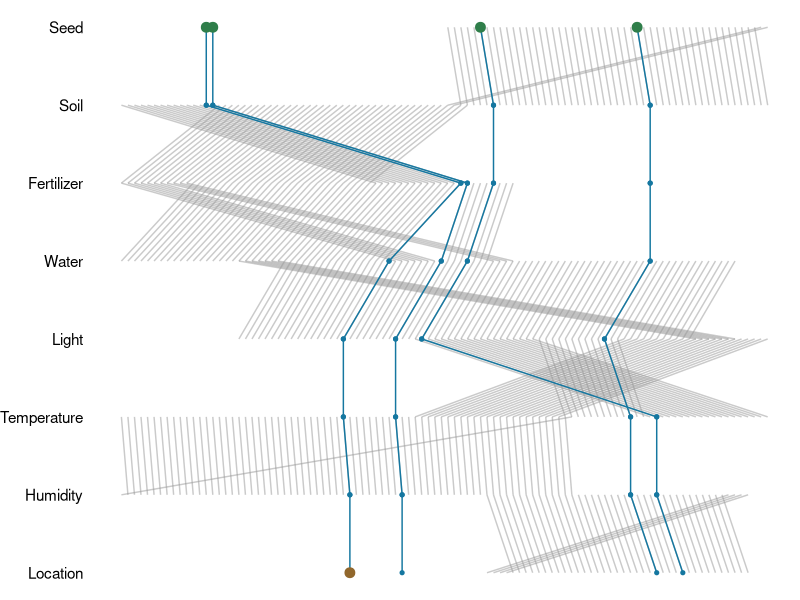
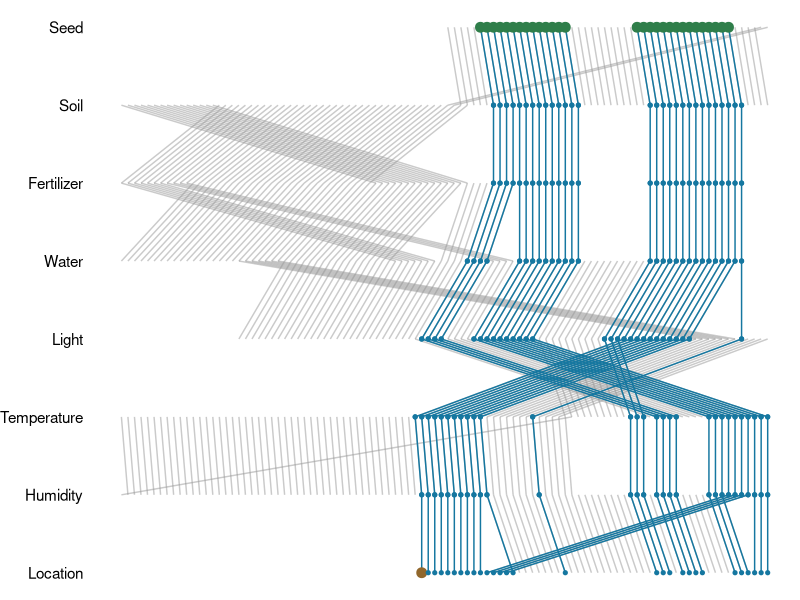

The R source for these figures, in order:
## ---- chunk 1
#| dpi: 216
#| code-fold: true
#| code-summary: "Figure Source"
#| warning: false
library(tidyverse)

#| fig-width: 5
#| fig-height: 4
text <- "seeds: 79 14 55 13

seed-to-soil map:
50 98 2
52 50 48

soil-to-fertilizer map:
0 15 37
37 52 2
39 0 15

fertilizer-to-water map:
49 53 8
0 11 42
42 0 7
57 7 4

water-to-light map:
88 18 7
18 25 70

light-to-temperature map:
45 77 23
81 45 19
68 64 13

temperature-to-humidity map:
0 69 1
1 0 69

humidity-to-location map:
60 56 37
56 93 4"

lines <- str_split_1(text, "\n\n")

seeds <-
  lines[[1]] |>
  str_extract_all("\\d+", simplify = TRUE) |>
  as.numeric()

steps <-
  lines[-1] |>
  map(read_lines) |>
  map(\(.) {
    .[-1] |>
      str_extract_all("\\d+", simplify = TRUE) |>
      as_tibble() |>
      set_names(c("dest_start", "source_start", "range_len")) |>
      mutate(across(everything(), as.numeric))
  })

get_path <- function(seed) {
  value <- seed
  step <- 1
  path <- list()
  
  while (step <= length(steps)) {
    dest <-
      steps[[step]] |>
      mutate(
        is_valid = value >= source_start & value < source_start + range_len,
        dest = dest_start + value - source_start
      ) |>
      filter(value >= source_start & value < source_start + range_len) |>
      pull(dest)
    
    new_value <- c(dest, value)[1]
    path <- bind_rows(
      path,
      tibble(
        x = value,
        xend = new_value,
        y = 9 - step,
        yend = y - 1
      )
    )
    value = new_value
    step <- step + 1
  }
  path
}

plot_seeds <- function(seeds) {
  paths <-
  seeds |>
  map(get_path) |>
  list_rbind()

  plot_df <-
    steps |>
    list_rbind(names_to = "step") |>
    mutate(
      y = 9 - step,
      yend = y - 1,
      x = map2(source_start, range_len, \(start, range) start + seq_len(range) - 1),
      xend = map2(dest_start, range_len, \(start, range) start + seq_len(range) - 1)
    ) |>
    unnest()
  
  points <-
    bind_rows(
      paths |> select(x, y),
      paths |> select(x = xend, y = yend)
    ) |>
    mutate(
      col = case_when(
        y == 8 ~ "#2F7E4A",
        y == 1 & x == min(ifelse(y == 1, x, NA), na.rm = TRUE) ~ "#91672C",
        TRUE ~ "#1577A0"
      ),
      size = ifelse(col == "#1577A0", 1.1, 3)
    )
  
  ggplot(plot_df, aes(x, y, xend = xend, yend = yend)) +
    geom_segment(alpha = 0.5, col = "#969696") +
    geom_segment(data = paths, col = "#1577A0") +
    geom_point(
      data = points,
      mapping = aes(x, y, col = I(col), size = I(size), xend = NULL, yend = NULL)
    ) +
    scale_y_continuous(
      breaks = seq_len(8),
      labels = rev(c("Seed", "Soil", "Fertilizer", "Water", "Light", "Temperature", "Humidity", "Location"))
    ) +
    theme_void() +
    theme(
      axis.text.y = element_text(margin = margin(r = 0.8 * 11 / 2), hjust = 1)
    )
}


plot_seeds(seeds)
## ---- chunk 2
#| dpi: 216
#| code-fold: true
#| code-summary: "Figure Source"
#| warning: false
seeds |>
  split(ceiling(seq_along(seeds)/2)) |>
  map(\(l) seq(l[1], l[1] + l[2])) |>
  unlist() |>
  plot_seeds()
